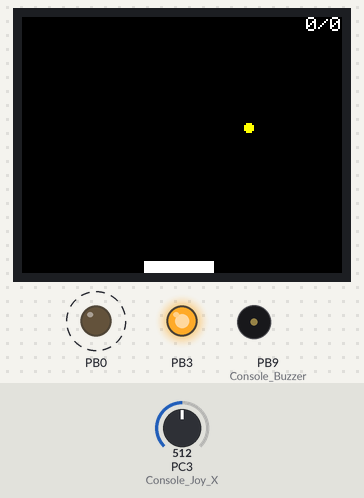
The program below on a simulated STM32 Black Pill. Parts: 160×128 colour display, output pins drawn as LEDs (lit = HIGH), buzzer (waves = sounding). Dashed ring = blinking. The inputs (shaded band) are chosen by the test bench; at power-on: PC3 (Console_Joy_X) = 512.

Above: at 7.1 s.
7.2 s: PC3 (Console_Joy_X) set to 652
At 7.87 s:
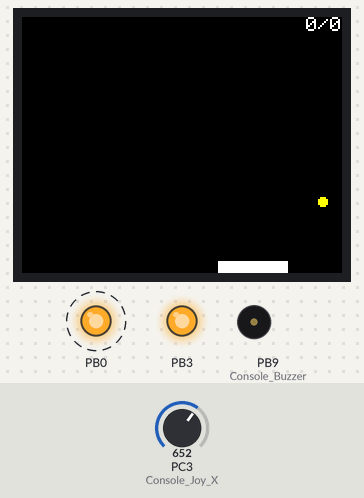
10.1 s: PC3 (Console_Joy_X) set to 682
At 11.67 s:
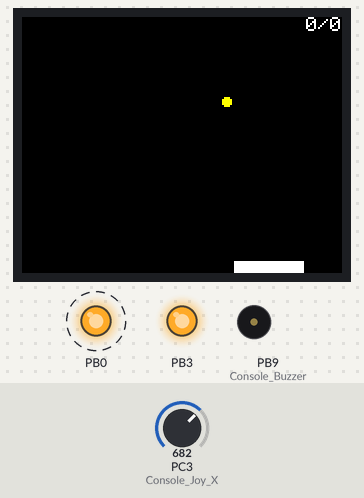
11.7 s: PC3 (Console_Joy_X) set to 716
At 12.31 s:
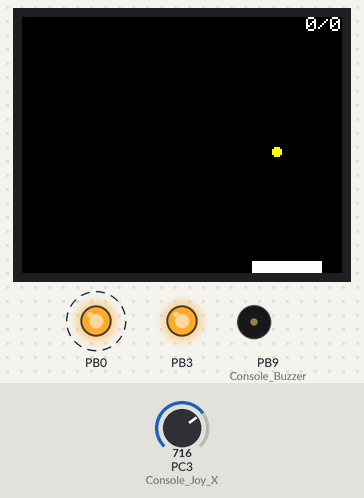
Timing chart, 0 to 19.3 s (numbered marks = the images above; inputs shaded):
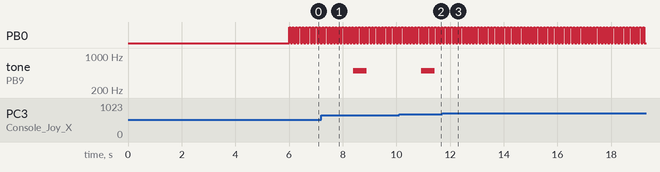

Measured:
- the behaviour switches between 663 and 664 on PC3 (Console_Joy_X) (found by bisection; images 1 and 2)
- by itself, PB0: alternates HIGH for 0.06 s and LOW for 0.06 s

The program:

main.cpp
```cpp
/*
 * Pong
 * Original Code from https://github.com/rparrett/pongclock
 *
 */

#define BLACK 0x0000
#define WHITE 0xFFFF
#define GREY  0x5AEB

#include <TFT_eSPI.h> // Graphics and font library for ST7735 driver chip
#include <SPI.h>
#include "console.h"

TFT_eSPI tft = TFT_eSPI();  // Invoke library, pins defined in User_Setup.h

int16_t h = 128;
int16_t w = 160;
int16_t pad_width = 35;
int16_t pad_height = 6;
int pad_x = 50;

int16_t ball_r = 2;
float ball_x = w/2-ball_r;
float ball_y = 20.0;
//float ball_dx = 2.5;
//float ball_dy = 2.5;
float ball_dx = 2.5;
float ball_dy = 2.5;

int skore = 0;
int highscore = 0;

TFT_eSprite frame_buffer = TFT_eSprite(&tft);

void paddle();
void ball();

void setup(void) {
  pinMode(PB0, OUTPUT);
  pinMode(PB3, OUTPUT);
  digitalWrite(PB3, HIGH);
  randomSeed(analogRead(0)*analogRead(1));

  tft.init();

  tft.setRotation(3);

  tft.fillScreen(BLACK);

  frame_buffer.createSprite(w, h);

  frame_buffer.setTextColor(WHITE, BLACK);
  frame_buffer.setTextDatum(MC_DATUM);

  for (int i = 0; i <= 60; i++){
    frame_buffer.fillRect(0,0,160,128,BLACK);
    frame_buffer.drawString("Pong", w/2, h/2);
    paddle();
    frame_buffer.fillCircle(int(ball_x), int(ball_y), ball_r, TFT_YELLOW);
    frame_buffer.pushSprite(0,0);
    delay(33);
  }

}

void loop() {
  frame_buffer.fillRect(0,0,160,128,BLACK);
  paddle();
  ball();
  frame_buffer.setTextDatum(TR_DATUM);
  frame_buffer.drawString(String(skore) + "/" + String(highscore), 160, 0);
  frame_buffer.pushSprite(0,0);
//  delay(33);
  HAL_GPIO_TogglePin(GPIOB, GPIO_PIN_0);
}

void paddle() {
  pad_x = analogRead(Console_Joy_X);
  pad_x = map(pad_x, 280, 750, 0, w-pad_width);
  frame_buffer.fillRect(pad_x, h-pad_height, pad_width, pad_height, WHITE);
}

void ball() {
  ball_x += ball_dx;
  ball_y += ball_dy;
  if(ball_x > w-ball_r || ball_x < ball_r){
    ball_dx *= -1;
    ball_x += ball_dx;
  }
  if(ball_y<ball_r){
    ball_dy *= -1;
    ball_y += ball_dy;
  }
  if(ball_y>h-ball_r-pad_height){
    if(abs(ball_x-(pad_x+pad_width/2)) <= pad_width/2+2){
      ball_dy *= -1;
      ball_y += ball_dy;
      skore += 1;
      if (skore > highscore){
        highscore = skore;
      }
    } else {
      tone(Console_Buzzer, 500, 500);
      skore = 0;
      ball_x = w/2;
      ball_y = 20;
    }
  }
  frame_buffer.fillCircle(int(ball_x), int(ball_y), ball_r, TFT_YELLOW);
}
```

console.h
```cpp
#define Console_LED           PB0

#define Console_Buzzer        PB9

#define Console_BTN_RShoulder PB15
#define Console_BTN_LShoulder PC0
#define Console_BTN_Left      PC9
#define Console_BTN_Right     PC8
#define Console_BTN_Up        PC7
#define Console_BTN_Down      PC6

#define Console_Joy_BTN       PC1
#define Console_Joy_X         PC3
#define Console_Joy_Y         PC2

#define Console_TFT_BLK       PB3
#define Console_TFT_MISO      PC11
#define Console_TFT_MOSI      PC12
#define Console_TFT_SCK       PB12
#define Console_TFT_CS        PC10
#define Console_TFT_RST       PB5
#define Console_TFT_DC        PB4
```
